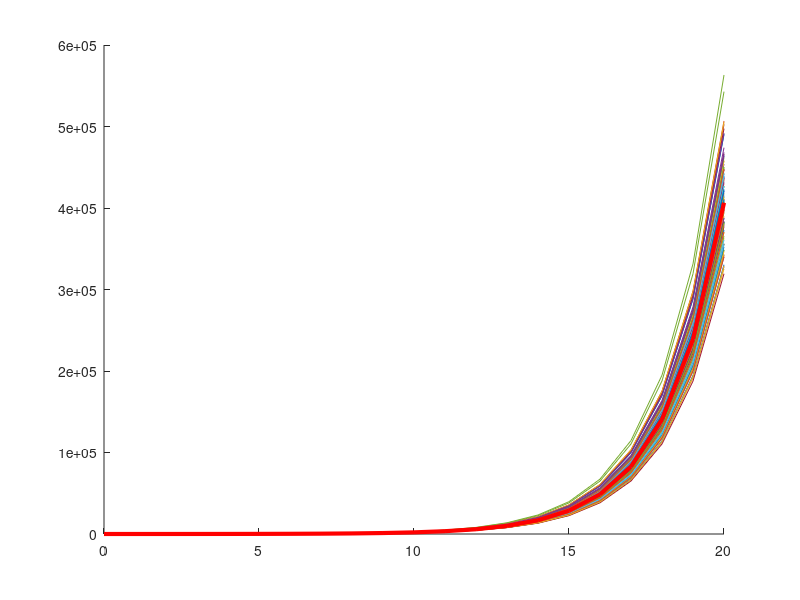

MATLAB code to generate this figure:
r = 0.7;        %rate of reproduction (newborn per current animal per year)

n = 1;          %how often do we "compound"
p = r/n;        %rate of reproduction per "time step"

T = 20;         %number of years
deltaT = 1/n;   %time step

tt = deltaT*(0:(n*T));      %all time instances when we change the population size

figure; hold on;

max_final = 0;
min_final = Inf;

n_trials = 100;
time_elapsed = zeros(1, n_trials);

for j=1:n_trials;
   tic
   m = 10;    %init population size
   mm = [m];
   for t=tt(2:end);
		m=m+sum(rand(1,m) < p);  %updated/current population size
		mm = [mm, m];  %population change history
   end

   plot(tt, mm);
   
   if (max_final < mm(end))
       max_final = mm(end);
   else
       if (min_final > mm(end))
           min_final = mm(end);
       end
   end
   
   time_elapsed(j) = toc;
end


plot(tt, mm(1)*(1+p).^(0:(n*T)), 'r', 'LineWidth', 3);

spread = (max_final - min_final)
relative_spread = (max_final - min_final) / ( mm(1)*(1+p)^(n*T) )
%	mean(time_elapsed)
%	plot(time_elapsed)
%	hist(time_elapsed)
csvwrite('runtimes-bernoulli.csv',time_elapsed)
pause
